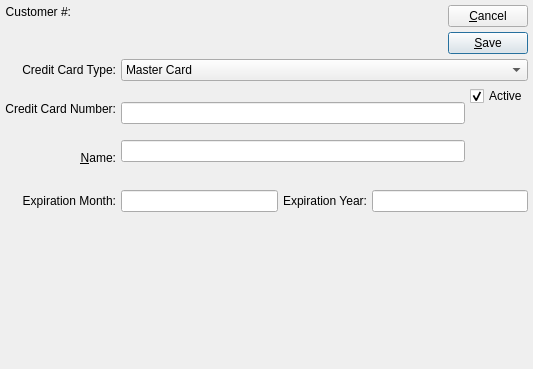
<?xml version="1.0" encoding="UTF-8"?>
<ui version="4.0">
 <comment>This file is part of the xTuple ERP: PostBooks Edition, a free and
open source Enterprise Resource Planning software suite,
Copyright (c) 1999-2018 by OpenMFG LLC, d/b/a xTuple.
It is licensed to you under the Common Public Attribution License
version 1.0, the full text of which (including xTuple-specific Exhibits)
is available at www.xtuple.com/CPAL.  By using this software, you agree
to be bound by its terms.</comment>
 <class>creditCard</class>
 <widget class="QDialog" name="creditCard">
  <property name="geometry">
   <rect>
    <x>0</x>
    <y>0</y>
    <width>533</width>
    <height>369</height>
   </rect>
  </property>
  <property name="sizeIncrement">
   <size>
    <width>0</width>
    <height>0</height>
   </size>
  </property>
  <property name="windowTitle">
   <string>Credit Card</string>
  </property>
  <layout class="QVBoxLayout">
   <property name="spacing">
    <number>5</number>
   </property>
   <property name="margin">
    <number>5</number>
   </property>
   <item>
    <layout class="QHBoxLayout">
     <property name="spacing">
      <number>5</number>
     </property>
     <property name="margin">
      <number>0</number>
     </property>
     <item>
      <layout class="QVBoxLayout">
       <property name="spacing">
        <number>0</number>
       </property>
       <property name="margin">
        <number>0</number>
       </property>
       <item>
        <layout class="QHBoxLayout">
         <property name="spacing">
          <number>5</number>
         </property>
         <property name="margin">
          <number>0</number>
         </property>
         <item>
          <layout class="QVBoxLayout">
           <property name="spacing">
            <number>0</number>
           </property>
           <property name="margin">
            <number>0</number>
           </property>
           <item>
            <widget class="QLabel" name="_custNumberLit">
             <property name="text">
              <string>Customer #:</string>
             </property>
             <property name="alignment">
              <set>Qt::AlignRight|Qt::AlignTrailing|Qt::AlignVCenter</set>
             </property>
             <property name="buddy">
              <cstring>_custNum</cstring>
             </property>
            </widget>
           </item>
           <item>
            <spacer>
             <property name="orientation">
              <enum>Qt::Vertical</enum>
             </property>
             <property name="sizeType">
              <enum>QSizePolicy::Preferred</enum>
             </property>
             <property name="sizeHint" stdset="0">
              <size>
               <width>20</width>
               <height>20</height>
              </size>
             </property>
            </spacer>
           </item>
          </layout>
         </item>
         <item>
          <layout class="QVBoxLayout">
           <property name="spacing">
            <number>0</number>
           </property>
           <property name="margin">
            <number>0</number>
           </property>
           <item>
            <widget class="QLabel" name="_custNum">
             <property name="sizePolicy">
              <sizepolicy hsizetype="Expanding" vsizetype="Preferred">
               <horstretch>0</horstretch>
               <verstretch>0</verstretch>
              </sizepolicy>
             </property>
            </widget>
           </item>
           <item>
            <widget class="QLabel" name="_custName">
             <property name="sizePolicy">
              <sizepolicy hsizetype="Expanding" vsizetype="Preferred">
               <horstretch>0</horstretch>
               <verstretch>0</verstretch>
              </sizepolicy>
             </property>
            </widget>
           </item>
          </layout>
         </item>
        </layout>
       </item>
       <item>
        <spacer>
         <property name="orientation">
          <enum>Qt::Vertical</enum>
         </property>
         <property name="sizeType">
          <enum>QSizePolicy::Preferred</enum>
         </property>
         <property name="sizeHint" stdset="0">
          <size>
           <width>20</width>
           <height>20</height>
          </size>
         </property>
        </spacer>
       </item>
      </layout>
     </item>
     <item>
      <layout class="QVBoxLayout">
       <property name="spacing">
        <number>5</number>
       </property>
       <property name="margin">
        <number>0</number>
       </property>
       <item>
        <widget class="QPushButton" name="_close">
         <property name="text">
          <string>&amp;Cancel</string>
         </property>
        </widget>
       </item>
       <item>
        <widget class="QPushButton" name="_save">
         <property name="text">
          <string>&amp;Save</string>
         </property>
         <property name="autoDefault">
          <bool>true</bool>
         </property>
         <property name="default">
          <bool>true</bool>
         </property>
        </widget>
       </item>
      </layout>
     </item>
    </layout>
   </item>
   <item>
    <layout class="QVBoxLayout">
     <property name="spacing">
      <number>0</number>
     </property>
     <property name="margin">
      <number>0</number>
     </property>
     <item>
      <layout class="QGridLayout">
       <property name="margin">
        <number>0</number>
       </property>
       <property name="spacing">
        <number>5</number>
       </property>
       <item row="4" column="1">
        <layout class="QHBoxLayout">
         <property name="spacing">
          <number>5</number>
         </property>
         <property name="margin">
          <number>0</number>
         </property>
         <item>
          <widget class="XLineEdit" name="_expireMonth"/>
         </item>
         <item>
          <widget class="QLabel" name="_expireyearLit">
           <property name="sizePolicy">
            <sizepolicy hsizetype="Preferred" vsizetype="Fixed">
             <horstretch>0</horstretch>
             <verstretch>0</verstretch>
            </sizepolicy>
           </property>
           <property name="text">
            <string>Expiration Year:</string>
           </property>
           <property name="alignment">
            <set>Qt::AlignRight|Qt::AlignTrailing|Qt::AlignVCenter</set>
           </property>
           <property name="buddy">
            <cstring>_expireYear</cstring>
           </property>
          </widget>
         </item>
         <item>
          <widget class="XLineEdit" name="_expireYear"/>
         </item>
        </layout>
       </item>
       <item row="1" column="1">
        <layout class="QHBoxLayout">
         <property name="spacing">
          <number>5</number>
         </property>
         <property name="margin">
          <number>0</number>
         </property>
         <item>
          <layout class="QVBoxLayout">
           <property name="spacing">
            <number>0</number>
           </property>
           <property name="margin">
            <number>0</number>
           </property>
           <item>
            <widget class="XLineEdit" name="_creditCardNumber"/>
           </item>
           <item>
            <widget class="XLineEdit" name="_name"/>
           </item>
          </layout>
         </item>
         <item>
          <layout class="QVBoxLayout">
           <property name="spacing">
            <number>0</number>
           </property>
           <property name="margin">
            <number>0</number>
           </property>
           <item>
            <layout class="QHBoxLayout">
             <property name="spacing">
              <number>0</number>
             </property>
             <property name="margin">
              <number>0</number>
             </property>
             <item>
              <widget class="QCheckBox" name="_active">
               <property name="text">
                <string>Active</string>
               </property>
               <property name="checked">
                <bool>true</bool>
               </property>
              </widget>
             </item>
             <item>
              <spacer>
               <property name="orientation">
                <enum>Qt::Horizontal</enum>
               </property>
               <property name="sizeType">
                <enum>QSizePolicy::Preferred</enum>
               </property>
               <property name="sizeHint" stdset="0">
                <size>
                 <width>0</width>
                 <height>10</height>
                </size>
               </property>
              </spacer>
             </item>
            </layout>
           </item>
           <item>
            <spacer>
             <property name="orientation">
              <enum>Qt::Vertical</enum>
             </property>
             <property name="sizeType">
              <enum>QSizePolicy::Expanding</enum>
             </property>
             <property name="sizeHint" stdset="0">
              <size>
               <width>20</width>
               <height>20</height>
              </size>
             </property>
            </spacer>
           </item>
          </layout>
         </item>
        </layout>
       </item>
       <item row="0" column="0">
        <widget class="QLabel" name="_creditCardNumberTypeLit">
         <property name="text">
          <string>Credit Card Type:</string>
         </property>
         <property name="alignment">
          <set>Qt::AlignRight|Qt::AlignTrailing|Qt::AlignVCenter</set>
         </property>
         <property name="buddy">
          <cstring>_creditCardNumber</cstring>
         </property>
        </widget>
       </item>
       <item row="1" column="0">
        <layout class="QVBoxLayout">
         <property name="spacing">
          <number>5</number>
         </property>
         <property name="margin">
          <number>0</number>
         </property>
         <item>
          <widget class="QLabel" name="_creditCardNumberLit">
           <property name="text">
            <string>Credit Card Number:</string>
           </property>
           <property name="alignment">
            <set>Qt::AlignRight|Qt::AlignTrailing|Qt::AlignVCenter</set>
           </property>
           <property name="buddy">
            <cstring>_creditCardNumber</cstring>
           </property>
          </widget>
         </item>
         <item>
          <widget class="QLabel" name="_nameLit">
           <property name="text">
            <string>&amp;Name:</string>
           </property>
           <property name="alignment">
            <set>Qt::AlignRight|Qt::AlignTrailing|Qt::AlignVCenter</set>
           </property>
           <property name="buddy">
            <cstring>_name</cstring>
           </property>
          </widget>
         </item>
        </layout>
       </item>
       <item row="0" column="1">
        <widget class="XComboBox" name="_fundsType2">
         <item>
          <property name="text">
           <string>Master Card</string>
          </property>
         </item>
         <item>
          <property name="text">
           <string>Visa</string>
          </property>
         </item>
         <item>
          <property name="text">
           <string>American Express</string>
          </property>
         </item>
         <item>
          <property name="text">
           <string>Discover</string>
          </property>
         </item>
        </widget>
       </item>
       <item row="4" column="0">
        <widget class="QLabel" name="_expiremonLit">
         <property name="sizePolicy">
          <sizepolicy hsizetype="Preferred" vsizetype="Fixed">
           <horstretch>0</horstretch>
           <verstretch>0</verstretch>
          </sizepolicy>
         </property>
         <property name="text">
          <string>Expiration Month:</string>
         </property>
         <property name="alignment">
          <set>Qt::AlignRight|Qt::AlignTrailing|Qt::AlignVCenter</set>
         </property>
         <property name="buddy">
          <cstring>_expireMonth</cstring>
         </property>
        </widget>
       </item>
       <item row="2" column="0" colspan="2">
        <widget class="AddressCluster" name="_address">
         <property name="focusPolicy">
          <enum>Qt::StrongFocus</enum>
         </property>
        </widget>
       </item>
      </layout>
     </item>
     <item>
      <spacer>
       <property name="orientation">
        <enum>Qt::Vertical</enum>
       </property>
       <property name="sizeType">
        <enum>QSizePolicy::Expanding</enum>
       </property>
       <property name="sizeHint" stdset="0">
        <size>
         <width>20</width>
         <height>21</height>
        </size>
       </property>
      </spacer>
     </item>
    </layout>
   </item>
  </layout>
 </widget>
 <layoutdefault spacing="5" margin="5"/>
 <customwidgets>
  <customwidget>
   <class>AddressCluster</class>
   <extends>QWidget</extends>
   <header>addresscluster.h</header>
  </customwidget>
  <customwidget>
   <class>XComboBox</class>
   <extends>QComboBox</extends>
   <header>xcombobox.h</header>
  </customwidget>
  <customwidget>
   <class>XLineEdit</class>
   <extends>QLineEdit</extends>
   <header>xlineedit.h</header>
   <container>1</container>
  </customwidget>
 </customwidgets>
 <tabstops>
  <tabstop>_fundsType2</tabstop>
  <tabstop>_creditCardNumber</tabstop>
  <tabstop>_name</tabstop>
  <tabstop>_address</tabstop>
  <tabstop>_active</tabstop>
  <tabstop>_expireMonth</tabstop>
  <tabstop>_expireYear</tabstop>
  <tabstop>_save</tabstop>
  <tabstop>_close</tabstop>
 </tabstops>
 <resources/>
 <connections>
  <connection>
   <sender>_close</sender>
   <signal>clicked()</signal>
   <receiver>creditCard</receiver>
   <slot>reject()</slot>
   <hints>
    <hint type="sourcelabel">
     <x>20</x>
     <y>20</y>
    </hint>
    <hint type="destinationlabel">
     <x>20</x>
     <y>20</y>
    </hint>
   </hints>
  </connection>
 </connections>
</ui>
